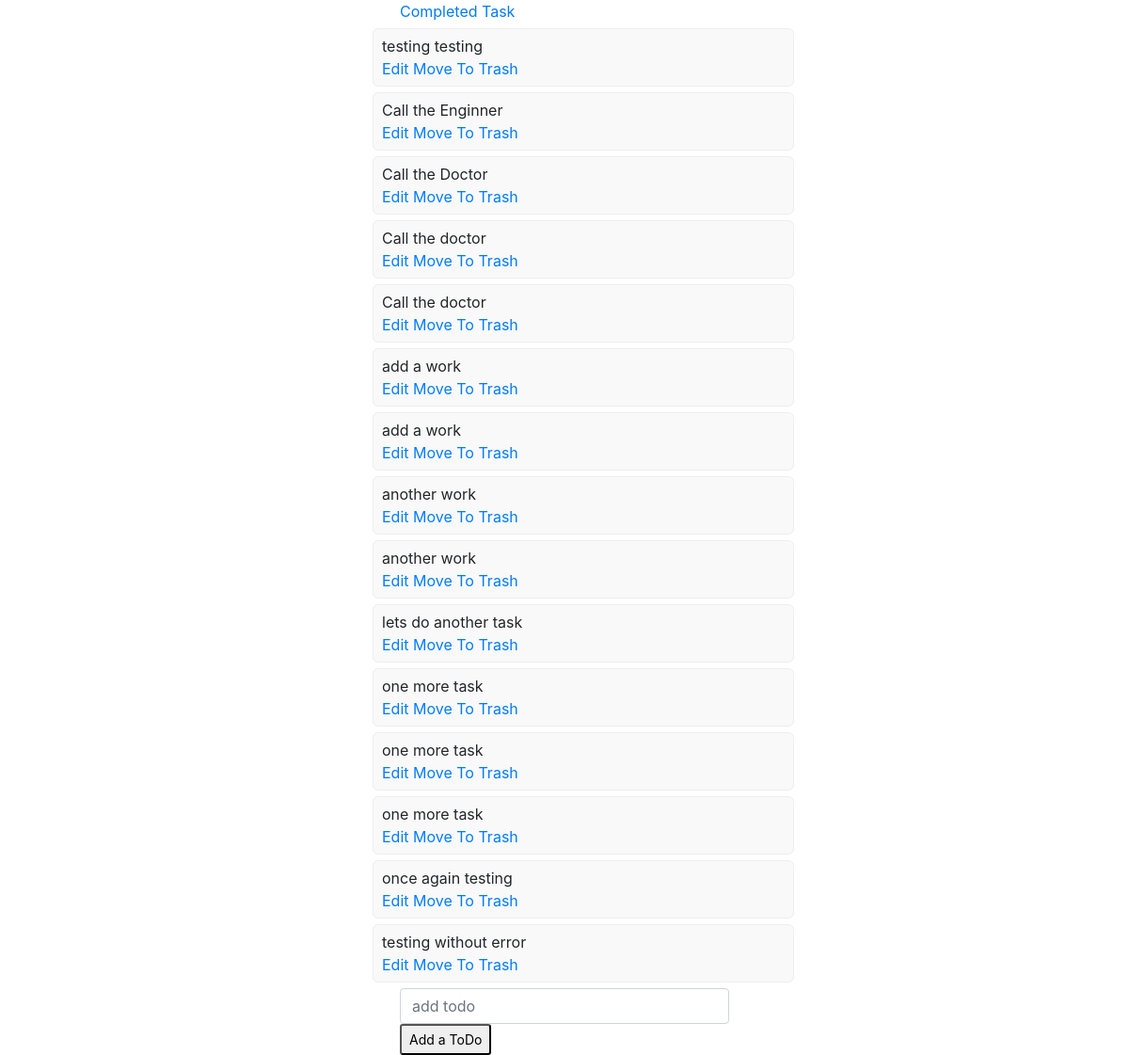
The page / on the database its author committed.
### tables this page shows
CREATE TABLE `tbl_todo_list` (
  `id` int(11) NOT NULL,
  `position` int(11) NOT NULL,
  `text` text NOT NULL,
  `date` timestamp NOT NULL DEFAULT CURRENT_TIMESTAMP ON UPDATE CURRENT_TIMESTAMP
);

### Class.php (the view, shortened to what this page needs)
<?php
class Todo
{
    private $data;
    public  function __construct($par)
    {
        if(is_array($par))
        {
            $this->data=$par;
        }
    }
    public function  __toString()
    {
        return '<li id="todo-'.$this->data['id'].'" class="todo">
                    <div class="text">'.$this->data['text'].'</div>
                    <div class="actions">
                    <a href="" class="edit">Edit</a>
                    <a href="" class="delete">Move To Trash</a>
                     </div>
                 </li>';
    }
}
?>

### index.php (shortened to what this page needs)
<?php
require_once 'Class.php';
$getInstance = Connect::getInstance();
$conn = $getInstance->getConnection();
$execute = $conn->query("SELECT * FROM tbl_todo_list ORDER BY position ASC");
$todos = [];
if($execute != false)
{
    while($result = $execute->fetch_assoc())
    {
        $todos[]=new Todo($result);
    }
}
?>
<!DOCTYPE html>
<html lang="en">
<head>
    <link rel="stylesheet" type="text/css" href="style.css" />
    <link rel="stylesheet" href="css/bootstrap.min.css">
    <link rel="stylesheet" href="css/jquery-ui.css">
</head>
<body>
    <div class="container">
        <div class="row">
            <div class="col-4"></div>
            <div class="col-4"><a href="view_done.php">Completed Task</a></div>
            <div class="col-4"></div>
        </div>
    </div>
<div id="main">
<ul id="accordion" class="todoList">
<?php
    foreach($todos as $item){
        echo $item;
    }
    ?>
</ul>
<div class="container">
    <div class="row">
        <div class="col-4"></div>
        <div class="col-4">
                <input type="text" class="form-control" name="text" id="text" placeholder='add todo'>
                <button id='addButton' class="form-control-sm submit-btn">Add a ToDo </button>
        </div>
        <div class="col-4"></div>
    </div>
</div>
</div>
</body>
</html>

### style.css (style rules this page uses)
ul.todoList { margin:0 auto; width:500px; position:relative; }
ul.todoList li { background-color:#F9F9F9; border:1px solid #EEEEEE; list-style:none; margin:6px; padding:6px 9px; position:relative; cursor:n-resize; text-shadow:1px 1px 0 white; -moz-border-radius:6px; -webkit-border-radius:6px; border-radius:6px; }

### rows shown on the page
tbl_todo_list: text "testing testing"
tbl_todo_list: text "Call the Enginner"
tbl_todo_list: text "Call the Doctor"
tbl_todo_list: text "Call the doctor"
tbl_todo_list: text "Call the doctor"
tbl_todo_list: text "add a work"
tbl_todo_list: text "add a work"
tbl_todo_list: text "another work"
tbl_todo_list: text "another work"
tbl_todo_list: text "lets do another task"
tbl_todo_list: text "one more task"
tbl_todo_list: text "one more task"
tbl_todo_list: text "one more task"
tbl_todo_list: text "once again testing"
tbl_todo_list: text "testing without error"
